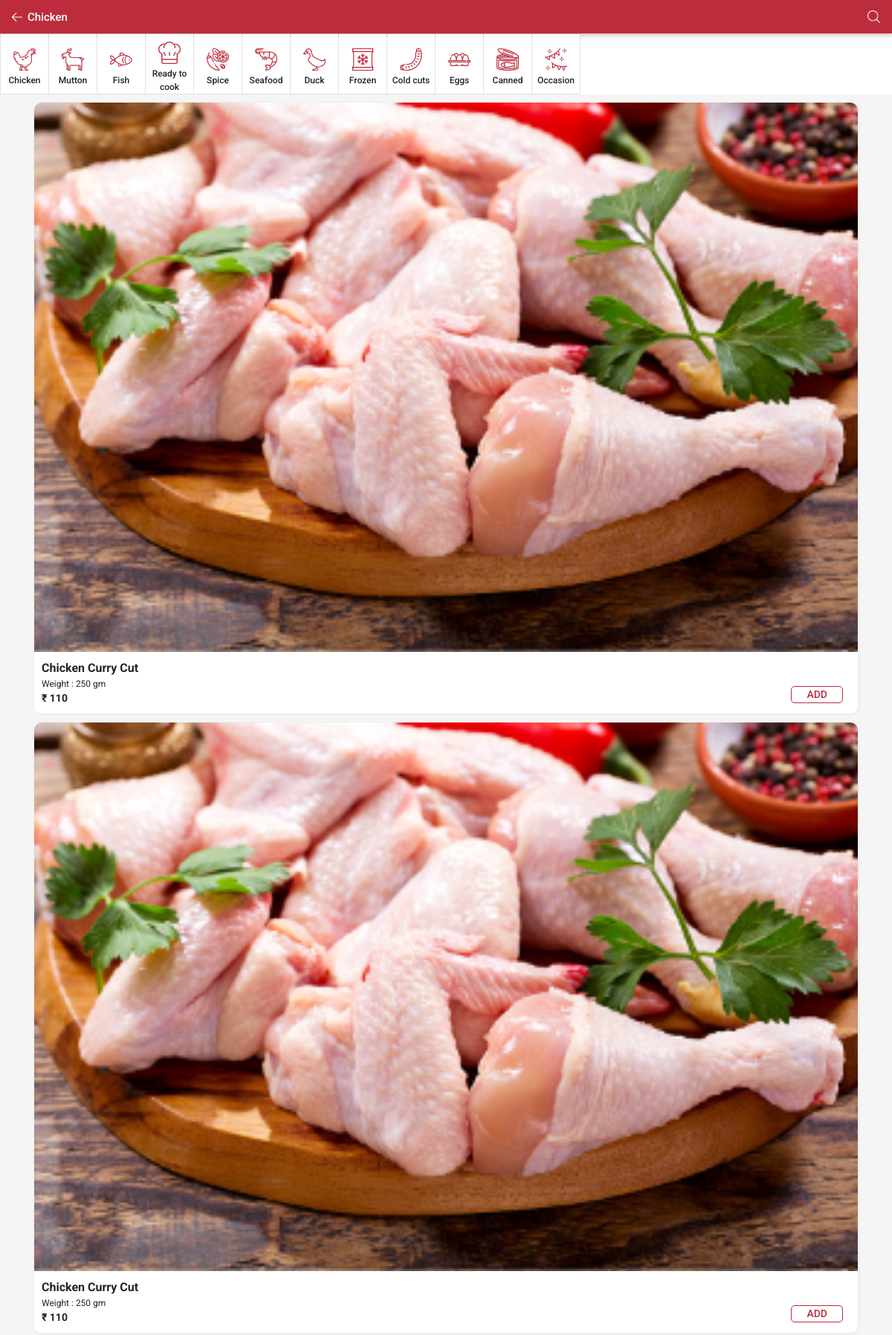
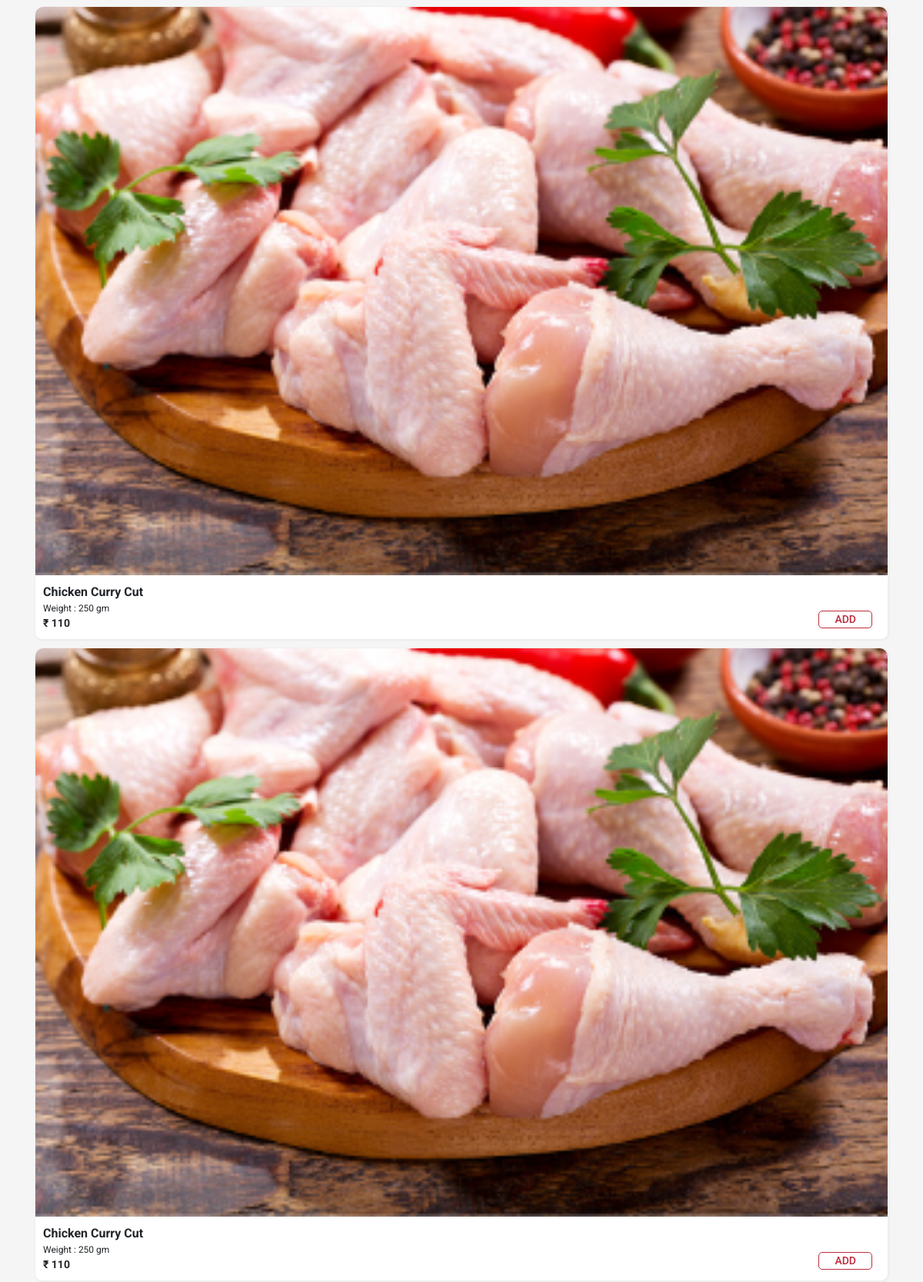
Page /category_products.php (upper part) on the committed database (2 pictures, top to bottom).
### tables this page shows
CREATE TABLE `categories` (
  `cat_id` int(11) NOT NULL,
  `cat_title` varchar(50) NOT NULL,
  `red_icon` varchar(100) NOT NULL,
  `black_icon` varchar(100) NOT NULL,
  `cat_image` varchar(100) NOT NULL
);

### category_products.php (the view, shortened to what this page needs)
<?php
include("admin/includes/db.php");
?>
<!DOCTYPE html>
<html lang="en">
<head>
  <link rel="stylesheet" href="https://use.fontawesome.com/releases/v5.11.2/css/all.css">
  <link rel="stylesheet" href="css/bootstrap.min.css">
  <link rel="stylesheet" href="css/mdb.min.css">
  <link rel="stylesheet" href="css/style.css">
</head>
<body>
<div class="sticky">
<nav class="navbar navbar-dark primary-color">
    <div class="d-flex justify-content-start">
		<a href="shop.php"><img src="icons/left-arrow.svg" ></a>
		<div class="category-text">Chicken</div>
	</div>
	<div class="d-flex justify-content-end">
		<img src="icons/nav1.png" class="nav-icons" data-toggle="modal" data-target="#basicExampleModal" alt="logo_image">
	</div>
</nav>
<div class="table-responsive">
  <table class="fixed">
    <thead>
      <tr>
	    <?php
		$get_attendance="select * from categories order by cat_id ASC";
		$run_attendance= mysqli_query($conn, $get_attendance);
		while($row_attendance=mysqli_fetch_array($run_attendance))
		{
			$cat_title = $row_attendance['cat_title'];
			$red_icons = $row_attendance['red_icon'];
			echo "<th class='colu'><img src='admin/red_icons/$red_icons' class='table-icon' ><div class='ic-name'>$cat_title</div></th>";
		}
		?>
      </tr>
    </thead>
  </table>
</div>
</div>
<div class="container">
	<div class="row">
		<div class="col-12">
			<div class="each-pro">
				<img src="images/chickencurry.png" class="each-img">
				<div class="row">
					<div class="col-10 pro-name">
						Chicken Curry Cut
					</div>
					<div class="col-6 pro-weight">
						Weight : 250 gm
						<div class="rate"> &#8377; 110</div>
					</div>
					<div class="col-6 btn-space">
						<div class="d-flex justify-content-end">
							<button type="button" class="add my-btn" onclick="add(1)">ADD</button>
						</div>
					</div>
				</div>
			</div>
		</div>
		<div class="col-12">
			<div class="each-pro">
				<img src="images/chickencurry.png" class="each-img">
				<div class="row">
					<div class="col-10 pro-name">
						Chicken Curry Cut
					</div>
					<div class="col-6 pro-weight">
						Weight : 250 gm
						<div class="rate"> &#8377; 110</div>
					</div>
					<div class="col-6 btn-space">
						<div class="d-flex justify-content-end">
							<button type="button" class="add my-btn" onclick="add(1)">ADD</button>
						</div>
					</div>
				</div>
			</div>
		</div>
		<div class="col-12">
			<div class="each-pro">
				<img src="images/chickencurry.png" class="each-img">
				<div class="row">
					<div class="col-10 pro-name">
						Chicken Curry Cut
					</div>
					<div class="col-6 pro-weight">
						Weight : 250 gm
						<div class="rate"> &#8377; 110</div>
					</div>
					<div class="col-6 btn-space">
						<div class="d-flex justify-content-end">
							<button type="button" class="add my-btn" onclick="add(1)">ADD</button>
						</div>
					</div>
				</div>
			</div>
		</div>
		<div class="col-12">
			<div class="each-pro">
				<img src="images/chickencurry.png" class="each-img">
				<div class="row">
					<div class="col-10 pro-name">
						Chicken Curry Cut
					</div>
					<div class="col-6 pro-weight">
						Weight : 250 gm
						<div class="rate"> &#8377; 110</div>
					</div>
					<div class="col-6 btn-space">
						<div class="d-flex justify-content-end">
							<button type="button" class="add my-btn" onclick="add(1)">ADD</button>
						</div>
					</div>
				</div>
			</div>
		</div>
	</div>
</div>
<br>
<br>
<br>
</body>
</html>

### css/style.css (style rules this page uses)
* { margin: 0; padding: 0; box-sizing: border-box; text-decoration: none; outline: none; list-style: none; font-family: 'Josefin Sans', sans-serif; }
body { background:#F5F5F5; }
.navbar { background:#BC2C3D !important; width:100%; height:45px; }
.category-text { font-family: 'Roboto', sans-serif; font-size:15px; font-weight:500; color:white; margin-left:7px; margin-top:2px; }
.my-btn { background:white; color:#BC2C3D; border:0px; font-family: 'Roboto', sans-serif; font-size:16px; font-weight:500; }
.nav-icons { text-align:right; padding-left:10px; height:17px; }
.colu { font-family: 'Roboto', sans-serif; font-weight:400; font-size:12px; width:65px !important; height:65px !important; text-align:center; }
table.fixed { table-layout:fixed; width:65px;height:62px; }
th { background:white; border:1px solid #E3E3E3; text-align:center; position: sticky; z-index: 2; top: 0; }
.table-icon { height:30px; margin-top:10px; }
.ic-name { font-family: 'Roboto', sans-serif; font-weight:500; font-size:12px; margin-top:4px; }
.sticky { position: fixed; top: 0; width: 100%; }
.each-pro { border-radius:10px; background:white; padding-bottom:10px; margin-top:10px; border:1px solid #eeeeee; box-shadow:1px 1px 1px 0.5px #eeeeee; }
.each-img { width:100%; border-radius:10px 10px 0px 0px; }
.pro-name { margin-left:10px; font-family: 'Roboto', sans-serif; font-weight:bold; margin-top:10px; }
.pro-weight { font-family: 'Roboto', sans-serif; font-weight:400; font-size:12px; padding-left:25px; }
.rate { font-family: 'Roboto', sans-serif; font-weight:bold; font-size:14px; }
.btn-space { margin-top:12px; }
.my-btn { font-family: 'Roboto', sans-serif; font-weight:500; font-size:14px; background:white; padding: 0px 20px; border:1px solid #BC2C3D; color:#BC2C3D; border-radius:5px; margin-right:20px; }

### category_products.php (style rules this page uses)
div.sticky { background:white; position: -webkit-sticky; position: sticky; top: 0px; z-index:9999; }

### rows in the picture
categories: red_icon (picture), cat_title "Chicken"
categories: red_icon (picture), cat_title "Mutton"
categories: red_icon (picture), cat_title "Fish"
categories: red_icon (picture), cat_title "Ready to cook"
categories: red_icon (picture), cat_title "Spice"
categories: red_icon (picture), cat_title "Seafood"
categories: red_icon (picture), cat_title "Duck"
categories: red_icon (picture), cat_title "Frozen"
categories: red_icon (picture), cat_title "Cold cuts"
categories: red_icon (picture), cat_title "Eggs"
categories: red_icon (picture), cat_title "Canned"
categories: red_icon (picture), cat_title "Occasion"
